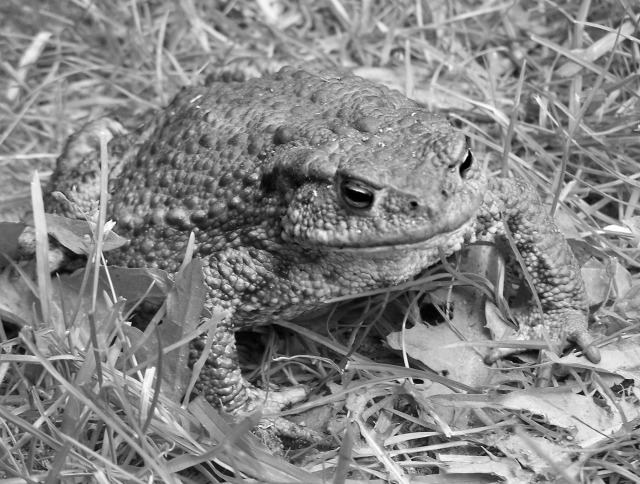
#> input picture coursework/bufo_bufo.jpg, 640 x 484 px; the run also reads 1 picture not shown here
$ jupyter execute --allow-errors week_08_image_processing.ipynb
#> lines starting #> are read from the running program, lines starting #| are printed output that depends on the picture; long printed decimals are rounded
# Image processing: information for week 8

[cell 1]
import numpy as np
import matplotlib.pyplot as plt

###  What are images?

An image is a 2D grid of data, each element of the grid is one pixel. We'll start off by considering black and white images, which have a single number per pixel. When you display the images in matplotlib, it displays 0 as black, and the largest number in the image as white, and everything else inbetween is shades of grey.

You can make a 2D grid of date using lists of lists. The first image has black in the top, left corner, white in the bottom right and a gradient inbetween:

[cell 2]
image = [
    [ 0, 1, 2, 3, 4, 5],
    [ 1, 2, 3, 4, 5, 6],
    [ 2, 3, 4, 5, 6, 7],
    [ 3, 4, 5, 6, 7, 8],
    [ 4, 5, 6, 7, 8, 9],
    [ 5, 6, 7, 8, 9,10]]

You can display images using `plt.imshow`. You need to use `cmap` in order to tell python to plot 0 as black and the largest number as white. It has many other colour maps available which you can use to get more contrast, and these are very useful for imaging of cells.

[cell 3]
plt.imshow(image, cmap="gray")
plt.show()
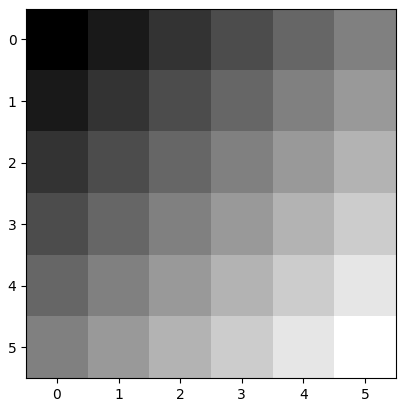
#> figure drawn by matplotlib, 1 panel

Here's another example. Images don't need to be square and the images look similar to how the lists are written down: the innermost lists correspond to pixels going left to right, and the outermost list correspond to rows going top to bottom.

[cell 4]
chequerboard = [
    [1,0,1,0,1,0,1,0],
    [0,1,0,1,0,1,0,1],
    [1,0,1,0,1,0,1,0],
    [0,1,0,1,0,1,0,1],
    [1,0,1,0,1,0,1,0],
]
plt.imshow(chequerboard, cmap="gray")
plt.show()
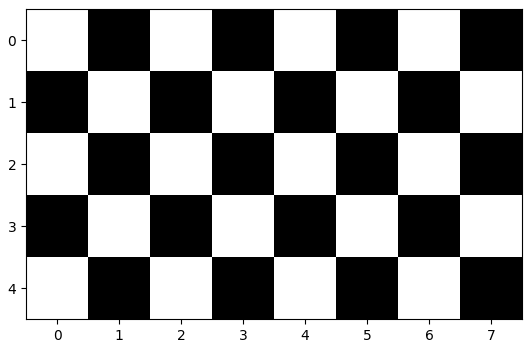
#> figure drawn by matplotlib, 1 panel

You can also generate images using for loops

[cell 5]
#Start with an image filled with zeros. Remember * for a list makes
#copies.
size=100

image=[]
for row in range(0,size):
    image.append([])
    for column in range(0,size):
        image[row].append(0)

# Draw a circular shape centred on the middle of the image
for row in range(0,size):
    for column in range(0,size):
        radius = ((row-50)**2 + (column - 50)**2)**.5
        image[column][row] = radius
plt.imshow(image, cmap="gray")
plt.show()
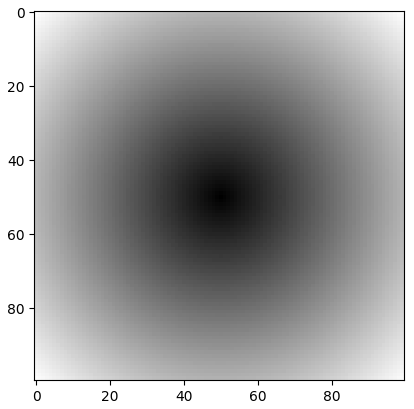
#> figure drawn by matplotlib, 1 panel

Once you have images with gradients, colourmaps can be useful. Note that colourmaps are not the same as colour images. Instead of black for 0 and white for the largest number, with shades of gray in between, colourmaps let you have different colours at the and and other shades inbetween. Here are some examples. Note, this is the same image each time,, just with a different way of visualising it.

[cell 6]
plt.subplot(1,4,1)
plt.imshow(image, cmap="gray")
plt.title("Gray")
plt.subplot(1,4,2)
plt.imshow(image, cmap="jet")
plt.title("Jet")
plt.subplot(1,4,3)
plt.imshow(image, cmap="hot")
plt.title("Hot")
plt.subplot(1,4,4)
plt.imshow(image)
plt.title("Default")
plt.show()
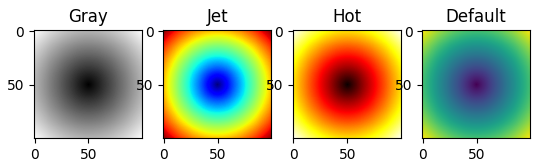
#> figure drawn by matplotlib, 4 panels

Jet (popular with engineers) and Hot (popular with biologists) are particularly good at showing contrast, because they have four colour transitions compared to just one for grey.

### Loading images

Python can also load images from files. It's easy to do, but there are a few odd things which make it quite tricky to get right. Let's start with loading a JPEG file.

[cell 7]
toad = plt.imread('bufo_bufo.jpg')
#> toad is the input picture: shape (484, 640); min 0, max 255, mean 133.8
plt.imshow(toad, cmap="gray")
plt.show()
print("Maximum value in the image: ", toad.max())
#| Maximum value in the image:  255

It look exactly like it does if you just open the image. An important thing to note is that the maximum value is 255. Image files are a bit different from python. In python, 0 is black and the maximum value in the image is white. In image files such as JPEG, 0 is black and 255 is white. This is because JPEG images have an 8 bit binary number for each pixel and the maximum value of an 8 bit binary number is 11111111 in binary which is 255 in decimal. This can cause some problems:

[cell 8]
frog = plt.imread("rana_temporaria.jpg")
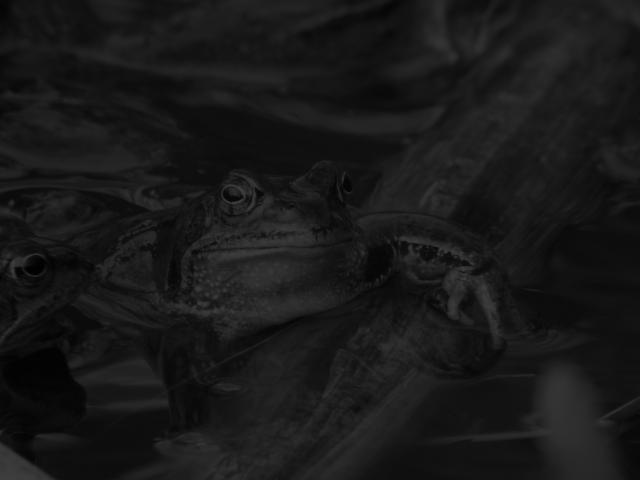
#> input picture coursework/rana_temporaria.jpg, 640 x 480 px
#> frog is the input picture: shape (480, 640); min 0, max 64, mean 24.6
plt.imshow(frog, cmap="gray")
plt.show()
print("Maximum value in the image: ", frog.max())
#| Maximum value in the image:  64

If you open the image by clicking on the file, you will see that it is much much darker than it appears in python. That's because for JPEG images, 255 means white, but in python, the maximum value means white and the maximum value is only 34. So python is displaying 34 as white, when really 34 should be dark gray.

You can fix this using the `vmax` parameter (short for "value maximum") which tells python which number it should use for white instead of the largest number in the image. When you use this, the image looks the same as it appears when you click on it.

[cell 9]
plt.imshow(frog, cmap="gray", vmax=255)
plt.show()

Unfortunately python is not very consistent, and treats different image formats differently. I have a PNG of exactly the same image, but python loads it differently from JPEG. Instead of white being 255, it's 1.0:

[cell 10]
toadpng = plt.imread('bufo_bufo.png')
plt.imshow(toadpng, cmap="gray")
plt.show()
print("Maximum value in the image: ", toadpng.max())
#| Maximum value in the image:  1.0

Watch out for this if you load images! From now on I'm going to stick with PNGs, for very good reasons which I'll get into later.

## Image processing
### Thresholding

The simplest image processing algorithm is thresholding. With thresholding, you pick a threshold and any pixel brighter than the threshold becomes 1 and any pixel darker becomes zero. I'm first going to write a function to make an empty, black image, becuse I'll need somewhere to store the results of the processed images:

[cell 11]
def empty_image(rows, columns):
    empty=[]
    for i in range(rows):
        empty.append([0] * columns)
    return empty

Here is my function to threshold:

[cell 12]
def threshold(image, threshold):
#> called with threshold = 0.25
    rows = len(image)
#> rows = 484
    #All rows have the same number of columns, so use the first for convenience
    columns = len(image[0])
#> columns = 640
    result = empty_image(rows,columns)
#> after the loop in empty_image, `for i in range(rows):`: empty = 484 items
#> result = 484 items

    for row in range(rows):
        for column in range(columns):
            if image[row][column] > threshold:
                result[row][column] = 1
            else:
                result[row][column] = 0
    return result

Here's what the toad looks like with several different thresholds:

[cell 13]
toad = plt.imread('bufo_bufo.png')
plt.imshow(toad, cmap="gray")
plt.show()

[cell 14]
plt.imshow(threshold(toad, 0.25), cmap="gray")
plt.show()
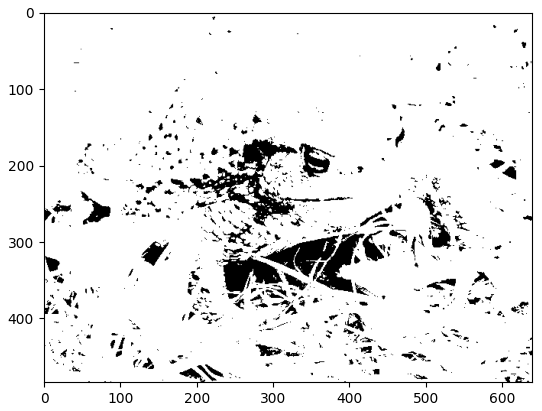
#> figure drawn by matplotlib, 1 panel

[cell 15]
plt.imshow(threshold(toad, 0.5), cmap="gray")
plt.show()
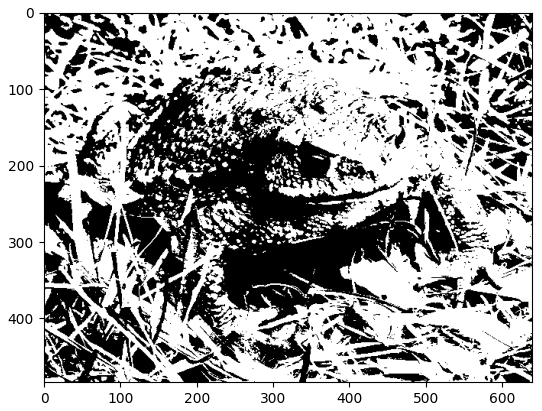
#> figure drawn by matplotlib, 1 panel

[cell 16]
plt.imshow(threshold(toad, 0.75), cmap="gray")
plt.show()
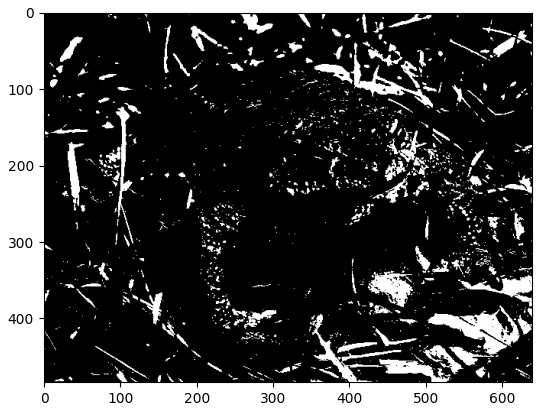
#> figure drawn by matplotlib, 1 panel

## Annoying things you might need to know

The principle behind images is straightforward. However, if you ever write code to deal with images there are a number of tricky details which may result in rather odd bugs.

### Types

Images in Python are 2D grids of data. These can be represented as lists of lists and you've now seen examples of how to make images with lists of lists. However, when you load an image you actually get a different type:

[cell 17]
print(type(toad))
#| <class 'numpy.ndarray'>

The type is an N-dimensional array from the "Numpy" module. As you have seen already in many ways this behaves exactly the same way as list of lists, and you couldn't tell in the code above (thresholding) that you weren't actually using a list of lists.

Python works with something called "duck typing". The name comes from the expression

> If it looks like a duck, swims like a duck, and quacks like a duck, then it probably is a duck.

While a `numpy.ndarray` isn't a list of lists, in many ways it behaves identically. You can use `len` to find the length of the outermost list (number of rows). You can use `[]` to get one of the inner lists (a row), and then use `[]` again to get a value.

So why use `ndarray`, why not just use a list of lists?

For images `ndarray` has a number of advantages over lists of lists:
* Unlike lists of lists, every row has to be the same length (images must be rectangular)
* Each element of an ND array must be the same type (every element of a list)
* ndarray is much more efficient than a list of lists
* ndarray has a number of extra useful operations which lists of lists don't have. Many of these only make sense because every element is a number

For example:

[cell 18]
#You can get the rows and columns in one go:
print("Size", len(toad), len(toad[0]))
#| Size 484 640
print("Size", toad.shape) #ndarray only
#| Size (484, 640)

[cell 19]
#You can make empty images much more easily
black1 = empty_image(len(toad), len(toad[0])) #Well it's one line now but I had to write the function
#> black1 = 484 items
black2 = np.zeros(toad.shape)

There are some extra operations that work across the image without having to write loops, and that only really make sense for numbers, such as `max`, `min`, `mean` and `np.median`.

[cell 20]
print('Brightest pixel', toad.max())
#| Brightest pixel 1.0

[cell 21]
print('Dimmest pixel', toad.min())
#| Dimmest pixel 0.0

[cell 22]
# Numpy is not all that consistent
# some things are methods and some things are functions.
# as you can see, mean works by itself but for median I have to specify np.median
print('Different averages', toad.mean(), np.median(toad))
#| Different averages 0.5247 0.5373

Numpy also provides some slightly more convenient ways of indexing:

[cell 23]
row = 426
column = 639
print("The bottom right pixel value is ", toad[row][column])
#| The bottom right pixel value is  0.149
print("The bottom right pixel value is ", toad[row, column]) #numpy only
#| The bottom right pixel value is  0.149

numpy is a *very* large library and provides a lot of useful things. Because of duck typing, you can think of it as a list of lists, and you don't need to know most of the things I just wrote about for the course. However when you look documentation up online, you will almost certainly encounter them.

There's one final thing you need to know about not because it's useful right now but because you might encounter it by accident and it will cause some strange bugs. And I said I'd come back to it.

#### Bits and bytes, JPGs and PNGs

Computers use binary, where each digit can be 0 or 1. The most basic unit of storage is a byte which is 8 bits. This is an integer between 0 and 255 inclusive. Most images are stored using 1 byte to reperesent the pixel level. Bytes are not very convenient, because they can hold values between 0 and 255 only, strange things happen if you add or subtract them and the results should be outside of that range.

If you use PNGs with matplotlib, you don't need to know about this.

Unfortunately if you load a JPG you get an image of bytes. There's a quick fix to make JPGs work just like PNGs:

[cell 24]
# Load a JPG image. Then divide every pixel by 255 so the largest possible value in
# the image is 1, just like a png. This also has the effect of converting the image
# from inconvenient bytes to floats which behave how you expect them to.
common_toad = plt.imread('bufo_bufo.jpg')/255.0
#> common_toad: shape (484, 640) float64; min 0, max 1, mean 0.525
print(common_toad.max())
#| 1.0

### Colour images

For black-and-white images, you have one number per pixel where 0 is black and 1 is white. For colour images, you have three numbers one each for red, green and blue. By convention that is the order, the first number is red, the second, green and the third, blue.

You can do this with a list of lists of lists or a list of lists of tuples (or numpy arrays with 3 dimensions where the size of the innermost one is 3).

#> (a cell that did not finish here is left out)

This is all well and good, but look at the first row. If all the colour values are they same, you get grey, and it's hard to tell the difference between a colour image where all the pixels have 3 values but are grey and a genuine grey image. For example:

[cell 26]
notgrey = plt.imread('mantella_baroni.png')
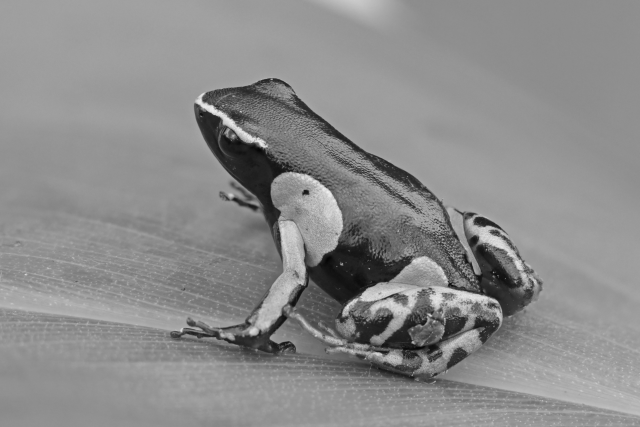
#> input picture coursework/mantella_baroni.png, 640 x 427 px
#> notgrey is the input picture: shape (427, 640, 3) float32; min 0.0157, max 0.933, mean 0.547
plt.imshow(notgrey)
plt.title("This looks grey")
plt.show()

But let's pick one pixel and see what value it has

[cell 27]
print(notgrey[0][0])
#| [0.6196 0.6196 0.6196]

The pixel has three identical values! This is actually a colour image where all of the colours just happen to be grey. If you've loaded images using imread, you can also check by looking at the shape:

[cell 28]
print(notgrey.shape)
#| (427, 640, 3)

It's a colour image, because it has a third, innermost dimension of 3, corresponding to red, green and blue. You can just pick out one of the dimensions with a for loop if you want to get a grey image. The other option is using slicing.

### Slicing

Slicing works in the same way as it does for string, lists and lists of lists. You can use slicing for example to pick out one of the colours to make a grey image.

[cell 29]
actuallygrey = notgrey[:][:][0] #All rows, all columns, first colour
#> actuallygrey = 640 rows, first 8: [0.62, 0.62, 0.62], [0.62, 0.62, 0.62], [0.616, 0.616, 0.616], [0.62, 0.62, 0.62], [0.616, 0.616, 0.616], [0.62, 0.62, 0.62], [0.62, 0.62, 0.62], [0.624, 0.624, 0.624]

If you're using numpy arrays rather than lists of lists, you can use commas instead of lots of square brackets, just like with indexing

[cell 30]
actuallygrey = notgrey[:,:,0] #this means the same as above

You can also use slicing to cut out bits of an image

[cell 31]
#Cut out a little fragment around the frog's head, using slicing
fragment = actuallygrey[75:170, 180:300]
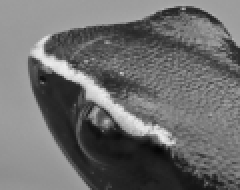
#> fragment: shape (95, 120) float32 (shown 2 times larger); min 0.0235, max 0.929, mean 0.429
plt.subplot(1,2,1)
plt.imshow(actuallygrey, cmap="gray")
plt.subplot(1,2,2)
plt.imshow(fragment, cmap="gray")
plt.show()
